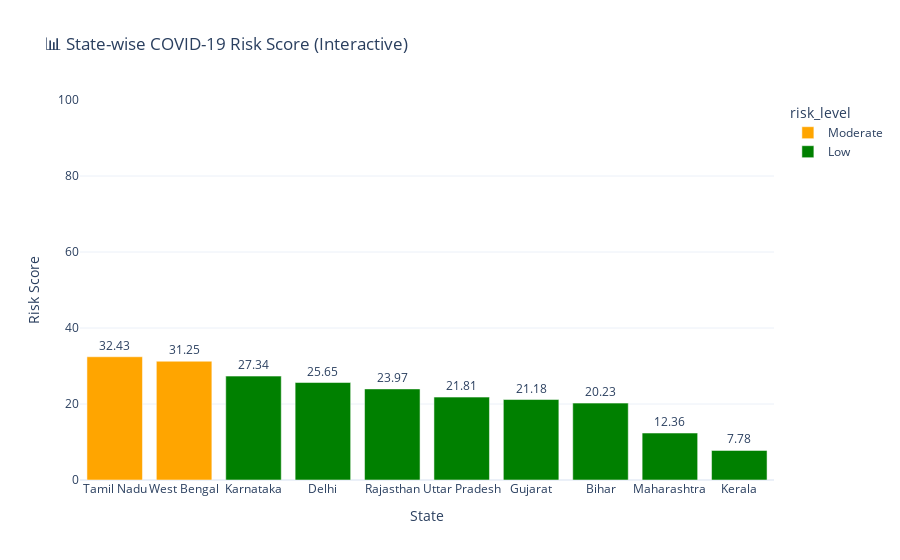

Notebook code cell kept with this figure:
### Code cell
import plotly.express as px

fig = px.bar(
    state_data.sort_values(by='risk_score', ascending=False),
    x='state',
    y='risk_score',
    color='risk_level',
    color_discrete_map={'Low': 'green', 'Moderate': 'orange', 'High': 'red'},
    text='risk_score',
    title="📊 State-wise COVID-19 Risk Score (Interactive)"
)

fig.update_traces(texttemplate='%{text:.2f}', textposition='outside')
fig.update_layout(
    xaxis_title='State',
    yaxis_title='Risk Score',
    yaxis_range=[0, 100],
    template='plotly_white',
    showlegend=True
)
fig.show()

### Figure 1 — Plotly figure (JSON) as saved in the notebook; plotly's stock layout.template omitted (floating-point values rounded to 4 significant figures)
{"data": [{"alignmentgroup": "True", "hovertemplate": "risk_level=Moderate<br>state=%{x}<br>risk_score=%{text}<extra></extra>", "legendgroup": "Moderate", "marker": {"color": "orange", "pattern": {"shape": ""}}, "name": "Moderate", "offsetgroup": "Moderate", "orientation": "v", "showlegend": true, "text": [32.43, 31.25], "textposition": "outside", "texttemplate": "%{text:.2f}", "type": "bar", "x": ["Tamil Nadu", "West Bengal"], "xaxis": "x", "y": [32.43, 31.25], "yaxis": "y"}, {"alignmentgroup": "True", "hovertemplate": "risk_level=Low<br>state=%{x}<br>risk_score=%{text}<extra></extra>", "legendgroup": "Low", "marker": {"color": "green", "pattern": {"shape": ""}}, "name": "Low", "offsetgroup": "Low", "orientation": "v", "showlegend": true, "text": [27.34, 25.65, 23.97, 21.81, 21.18, 20.23, 12.36, 7.776], "textposition": "outside", "texttemplate": "%{text:.2f}", "type": "bar", "x": ["Karnataka", "Delhi", "Rajasthan", "Uttar Pradesh", "Gujarat", "Bihar", "Maharashtra", "Kerala"], "xaxis": "x", "y": [27.34, 25.65, 23.97, 21.81, 21.18, 20.23, 12.36, 7.776], "yaxis": "y"}], "layout": {"barmode": "relative", "legend": {"title": {"text": "risk_level"}, "tracegroupgap": 0}, "showlegend": true, "title": {"text": "📊 State-wise COVID-19 Risk Score (Interactive)"}, "xaxis": {"anchor": "y", "domain": [0, 1], "title": {"text": "State"}}, "yaxis": {"anchor": "x", "domain": [0, 1], "range": [0, 100], "title": {"text": "Risk Score"}}}}
